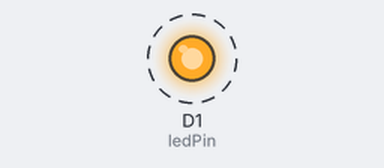
This sketch was run on a simulated ESP8266 (NodeMCU). Shown: output pins drawn as LEDs (lit = HIGH). Dashed ring = blinking. WiFi joins after 1.5 s; servers stay silent unless stated; what the sketch prints to the serial monitor is not drawn.

Above: at 2.0 s.
Timing chart, 0 to 6.1 s (numbered marks = the images above):
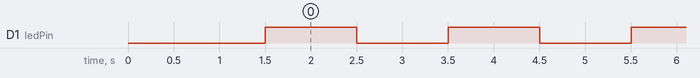

Measured:
- by itself, D1 (ledPin): alternates HIGH for 1.0 s and LOW for 1.0 s

The sketch:

OTA_LED_Flasher.ino
```cpp
// ESP8266 OTA Example
// Target Hardware:  esp8266 NodeMCU
//
// Uses the ArduinoOTA library (included with ESP8266 board support) to allow sketches
// to support firmware updates over the air (WiFi).
// This sketch flashes an LED to show how OTA works in conjunction with a sketch.
//
// NodeMCU I2C Pins
//    LED:  D1
//
// Required libraries and board files:
//    esp8266               install from boards manager
//
// Gadget Reboot


#include <ESP8266WiFi.h>
#include <ArduinoOTA.h>

#define ledPin D1  // led to blink

const char* ssid = "Your Network Name";
const char* password = "Your Network Password";

void setup() {
  Serial.begin(9600);

  // start with led OFF
  pinMode(ledPin, OUTPUT);
  digitalWrite(ledPin, LOW);

  // join WiFi network
  Serial.println();
  Serial.println("Joining WiFI...");
  WiFi.mode(WIFI_STA);
  WiFi.begin(ssid, password);

  while (WiFi.status() != WL_CONNECTED) {
    delay(500);
    Serial.print(".");
  }

  Serial.println("");
  Serial.println("WiFi connected.");
  Serial.print("IP address: ");
  Serial.println(WiFi.localIP());

  // Port defaults to 8266
  // ArduinoOTA.setPort(8266);

  // Hostname defaults to esp8266-[ChipID]
  ArduinoOTA.setHostname("GR-ESP8266");

  // No authentication by default
  // ArduinoOTA.setPassword("admin");

  ArduinoOTA.onStart([]() {
    String type;
    if (ArduinoOTA.getCommand() == U_FLASH) {
      type = "sketch";
    } else { // U_SPIFFS
      type = "filesystem";
    }

    // NOTE: if updating SPIFFS this would be the place to unmount SPIFFS using SPIFFS.end()
    Serial.println("Start updating " + type);
  });

  ArduinoOTA.onEnd([]() {
    Serial.println("\nEnd");
  });

  ArduinoOTA.onProgress([](unsigned int progress, unsigned int total) {
    Serial.printf("Progress: %u%%\r", (progress / (total / 100)));
  });

  ArduinoOTA.onError([](ota_error_t error) {
    Serial.printf("Error[%u]: ", error);
    if (error == OTA_AUTH_ERROR) {
      Serial.println("Auth Failed");
    } else if (error == OTA_BEGIN_ERROR) {
      Serial.println("Begin Failed");
    } else if (error == OTA_CONNECT_ERROR) {
      Serial.println("Connect Failed");
    } else if (error == OTA_RECEIVE_ERROR) {
      Serial.println("Receive Failed");
    } else if (error == OTA_END_ERROR) {
      Serial.println("End Failed");
    }
  });

  // initialize OTA capability
  ArduinoOTA.begin();
}

void loop() {
  // handle any OTA requests
  ArduinoOTA.handle();

  // normal sketch code
  digitalWrite(ledPin, HIGH);
  delay(1000);
  digitalWrite(ledPin, LOW);
  delay(1000);
}
```
